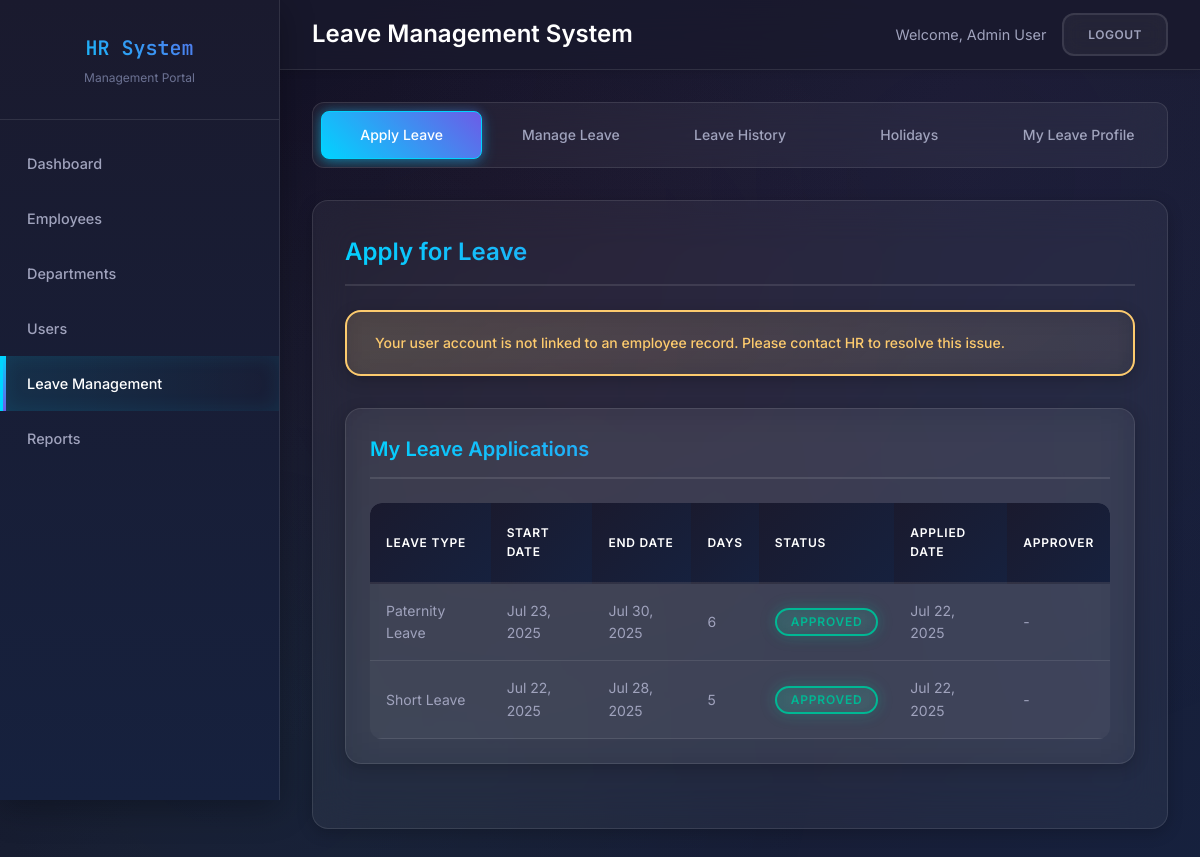
The app's page /leave_management.php (signed in) with its own data.
### tables this page shows
CREATE TABLE `leave_applications` (
  `id` int(11) NOT NULL,
  `employee_id` int(11) NOT NULL,
  `leave_type_id` int(11) NOT NULL,
  `start_date` date NOT NULL,
  `end_date` date NOT NULL,
  `days_requested` int(11) NOT NULL,
  `reason` text NOT NULL,
  `status` enum('pending','approved','rejected','cancelled') DEFAULT 'pending',
  `applied_at` timestamp NOT NULL DEFAULT current_timestamp(),
  `section_head_approval` enum('pending','approved','rejected') DEFAULT 'pending',
  `section_head_approved_by` varchar(50) DEFAULT NULL,
  `section_head_approved_at` timestamp NULL DEFAULT NULL,
  `dept_head_approval` enum('pending','approved','rejected') DEFAULT 'pending',
  `dept_head_approved_by` varchar(50) DEFAULT NULL,
  `dept_head_approved_at` timestamp NULL DEFAULT NULL,
  `hr_processed_by` varchar(50) DEFAULT NULL,
  `hr_processed_at` timestamp NULL DEFAULT NULL,
  `hr_comments` text DEFAULT NULL,
  `approver_id` int(11) DEFAULT NULL
);

CREATE TABLE `leave_types` (
  `id` int(11) NOT NULL,
  `name` varchar(100) NOT NULL,
  `description` text DEFAULT NULL,
  `max_days_per_year` int(11) DEFAULT NULL,
  `counts_weekends` tinyint(1) DEFAULT 0,
  `deducted_from_annual` tinyint(1) DEFAULT 1,
  `is_active` tinyint(1) DEFAULT 1,
  `created_at` timestamp NOT NULL DEFAULT current_timestamp(),
  `updated_at` timestamp NOT NULL DEFAULT current_timestamp() ON UPDATE current_timestamp()
);

### leave_management.php (the view, shortened to what this page needs)
<?php
$conn = getConnection();
$tab = isset($_GET['tab']) ? sanitizeInput($_GET['tab']) : 'apply';
$user = [
    'first_name' => isset($_SESSION['user_name']) ? explode(' ', $_SESSION['user_name'])[0] : 'User',
    'last_name' => isset($_SESSION['user_name']) ? (explode(' ', $_SESSION['user_name'])[1] ?? '') : '',
    'role' => $_SESSION['user_role'] ?? 'guest',
    'id' => $_SESSION['user_id']
];
function hasPermission($required_role) {
    global $user;
    $role_hierarchy = [
        'super_admin' => 5,
        'hr_manager' => 4,
        'dept_head' => 3,
        'section_head' => 2,
        'manager' => 1,
        'employee' => 0
    ];
    $user_level = $role_hierarchy[$user['role']] ?? 0;
    $required_level = $role_hierarchy[$required_role] ?? 0;
    return $user_level >= $required_level;
}
function formatDate($date) {
    return date('M d, Y', strtotime($date));
}
function getStatusBadgeClass($status) {
    switch ($status) {
        case 'approved': return 'badge-success';
    }
}
$userEmployeeQuery = "SELECT e.* FROM employees e
                      LEFT JOIN users u ON u.employee_id = e.id
                      WHERE u.id = ?";
$stmt = $conn->prepare($userEmployeeQuery);
$stmt->bind_param("i", $user['id']);
$stmt->execute();
$userEmployee = $stmt->get_result()->fetch_assoc();
$leaveTypes = [];
$leaveApplications = [];
try {
    $leaveTypesResult = $conn->query("SELECT * FROM leave_types ORDER BY name");
    $leaveTypes = $leaveTypesResult->fetch_all(MYSQLI_ASSOC);
    if (hasPermission('hr_manager')) {
        $employeesResult = $conn->query("SELECT e.*, d.name as department_name, s.name as section_name
                                        FROM employees e
                                        LEFT JOIN departments d ON e.department_id = d.id
                                        LEFT JOIN sections s ON e.section_id = s.id
                                        ORDER BY e.first_name, e.last_name");
    }
    if (hasPermission('hr_manager')) {
        $applicationsQuery = "SELECT la.*, e.employee_id, e.first_name, e.last_name,
                             lt.name as leave_type_name, d.name as department_name, s.name as section_name,
                             u.first_name as approver_first_name, u.last_name as approver_last_name
                             FROM leave_applications la
                             JOIN employees e ON la.employee_id = e.id
                             JOIN leave_types lt ON la.leave_type_id = lt.id
                             LEFT JOIN departments d ON e.department_id = d.id
                             LEFT JOIN sections s ON e.section_id = s.id
                             LEFT JOIN users u ON la.approver_id = u.id
                             ORDER BY la.applied_at DESC";
        $applicationsResult = $conn->query($applicationsQuery);
        $leaveApplications = $applicationsResult->fetch_all(MYSQLI_ASSOC);
    }
} catch (Exception $e) {
    $error = "Error fetching data: " . $e->getMessage();
}
?>
<!DOCTYPE html>
<html lang="en">
<head>
    <link rel="stylesheet" href="style.css">
</head>
<body>
    <div class="container">
        <div class="sidebar">
            <div class="sidebar-brand">
                <h1>HR System</h1>
                <p>Management Portal</p>
            </div>
            <div class="nav">
                <ul>
                    <li><a href="dashboard.php">Dashboard</a></li>
                    <li><a href="employees.php">Employees</a></li>
                    <?php if (hasPermission('hr_manager')): ?>
                    <li><a href="departments.php">Departments</a></li>
                    <?php endif; ?>
                    <?php if (hasPermission('super_admin')): ?>
                    <li><a href="users.php">Users</a></li>
                    <?php endif; ?>
                    <li><a href="leave_management.php" class="active">Leave Management</a></li>
                    <?php if (hasPermission('hr_manager')): ?>
                    <li><a href="reports.php">Reports</a></li>
                    <?php endif; ?>
                </ul>
            </div>
        </div>
        <div class="main-content">
            <div class="header">
                <h1>Leave Management System</h1>
                <div class="user-info">
                    <span>Welcome, <?php echo htmlspecialchars($user['first_name'] . ' ' . $user['last_name']); ?></span>
                    <a href="logout.php" class="btn btn-secondary btn-sm">Logout</a>
                </div>
            </div>
            <div class="content">
                <div class="leave-tabs">
                    <a href="leave_management.php?tab=apply" class="leave-tab <?php echo $tab === 'apply' ? 'active' : ''; ?>">Apply Leave</a>
                    <?php if (hasPermission('hr_manager')): ?>
                    <a href="leave_management.php?tab=manage" class="leave-tab <?php echo $tab === 'manage' ? 'active' : ''; ?>">Manage Leave</a>
                    <a href="leave_management.php?tab=history" class="leave-tab <?php echo $tab === 'history' ? 'active' : ''; ?>">Leave History</a>
                    <a href="leave_management.php?tab=holidays" class="leave-tab <?php echo $tab === 'holidays' ? 'active' : ''; ?>">Holidays</a>
                    <?php endif; ?>
                    <a href="leave_management.php?tab=profile" class="leave-tab <?php echo $tab === 'profile' ? 'active' : ''; ?>">My Leave Profile</a>
                </div>
                <?php if ($tab === 'apply'): ?>
                <div class="tab-content">
                    <h3>Apply for Leave</h3>
                    <?php if ($userEmployee): ?>
                    <form method="POST" action="">
                        <input type="hidden" name="action" value="apply_leave">
                        <div class="form-grid">
                            <div class="form-group">
                                <label for="leave_type_id">Leave Type</label>
                                <select name="leave_type_id" id="leave_type_id" class="form-control" required>
                                    <option value="">Select Leave Type</option>
                                    <?php foreach ($leaveTypes as $type): ?>
                                    <option value="<?php echo $type['id']; ?>">
                                        <?php echo htmlspecialchars($type['name']); ?>
                                    </option>
                                    <?php endforeach; ?>
                                </select>
                            </div>
                            <div class="form-group">
                                <label for="start_date">Start Date</label>
                                <input type="date" name="start_date" id="start_date" class="form-control" required>
                            </div>
                        </div>
                        <div class="form-grid">
                            <div class="form-group">
                                <label for="end_date">End Date</label>
                                <input type="date" name="end_date" id="end_date" class="form-control" required>
                            </div>
                            <div class="form-group">
                                <label for="calculated_days">Calculated Days</label>
                                <input type="text" id="calculated_days" class="form-control" readonly>
                            </div>
                        </div>
                        <div class="form-group">
                            <label for="reason">Reason for Leave</label>
                            <textarea name="reason" id="reason" class="form-control" rows="3" required></textarea>
                        </div>
                        <div class="form-grid">
                            <div class="form-group">
                                <label for="emergency_contact">Emergency Contact</label>
                                <input type="text" name="emergency_contact" id="emergency_contact" class="form-control" required>
                            </div>
                            <div class="form-group">
                                <label for="emergency_phone">Emergency Phone</label>
                                <input type="tel" name="emergency_phone" id="emergency_phone" class="form-control" required>
                            </div>
                        </div>
                        <div class="form-actions">
                            <button type="submit" class="btn btn-primary">Submit Application</button>
                            <button type="reset" class="btn btn-secondary">Reset Form</button>
                        </div>
                    </form>
                    <?php else: ?>
                    <div class="alert alert-warning">
                        Your user account is not linked to an employee record. Please contact HR to resolve this issue.
                    </div>
                    <?php endif; ?>
                    <div class="table-container mt-4">
                        <h3>My Leave Applications</h3>
                        <table class="table">
                            <thead>
                                <tr>
                                    <th>Leave Type</th>
                                    <th>Start Date</th>
                                    <th>End Date</th>
                                    <th>Days</th>
                                    <th>Status</th>
                                    <th>Applied Date</th>
                                    <th>Approver</th>
                                </tr>
                            </thead>
                            <tbody>
                                <?php if (!empty($leaveApplications)): ?>
                                    <?php foreach ($leaveApplications as $application): ?>
                                    <tr>
                                        <td><?php echo htmlspecialchars($application['leave_type_name']); ?></td>
                                        <td><?php echo formatDate($application['start_date']); ?></td>
                                        <td><?php echo formatDate($application['end_date']); ?></td>
                                        <td><?php echo $application['days_requested']; ?></td>
                                        <td>
                                            <span class="badge <?php echo getStatusBadgeClass($application['status']); ?>">
                                                <?php echo ucfirst($application['status']); ?>
                                            </span>
                                        </td>
                                        <td><?php echo formatDate($application['applied_at']); ?></td>
                                        <td>
                                            <?php
                                            if ($application['approver_first_name']) {
                                                echo htmlspecialchars($application['approver_first_name'] . ' ' . $application['approver_last_name']);
                                            } else {
                                                echo '-';
                                            }
                                            ?>
                                        </td>
                                    </tr>
                                    <?php endforeach; ?>
                                <?php else: ?>
                                    <tr>
                                        <td colspan="7" class="text-center text-muted">No leave applications found</td>
                                    </tr>
                                <?php endif; ?>
                            </tbody>
                        </table>
                    </div>
                </div>
                <?php else: ?>
                <div class="tab-content">
                    <p>Access denied or content under development.</p>
                </div>
                <?php endif; ?>
            </div>
        </div>
    </div>
</body>
</html>

### records on screen
leave_applications: leave_type.name "Paternity Leave", start_date "Jul 23, 2025", end_date "Jul 30, 2025", days_requested "6", status "APPROVED", applied_at "Jul 22, 2025"
leave_applications: leave_type.name "Short Leave", start_date "Jul 22, 2025", end_date "Jul 28, 2025", days_requested "5", status "APPROVED", applied_at "Jul 22, 2025"

### other values on screen
$user['first_name'] . ' ' . $user['last_name'] "Admin User"
